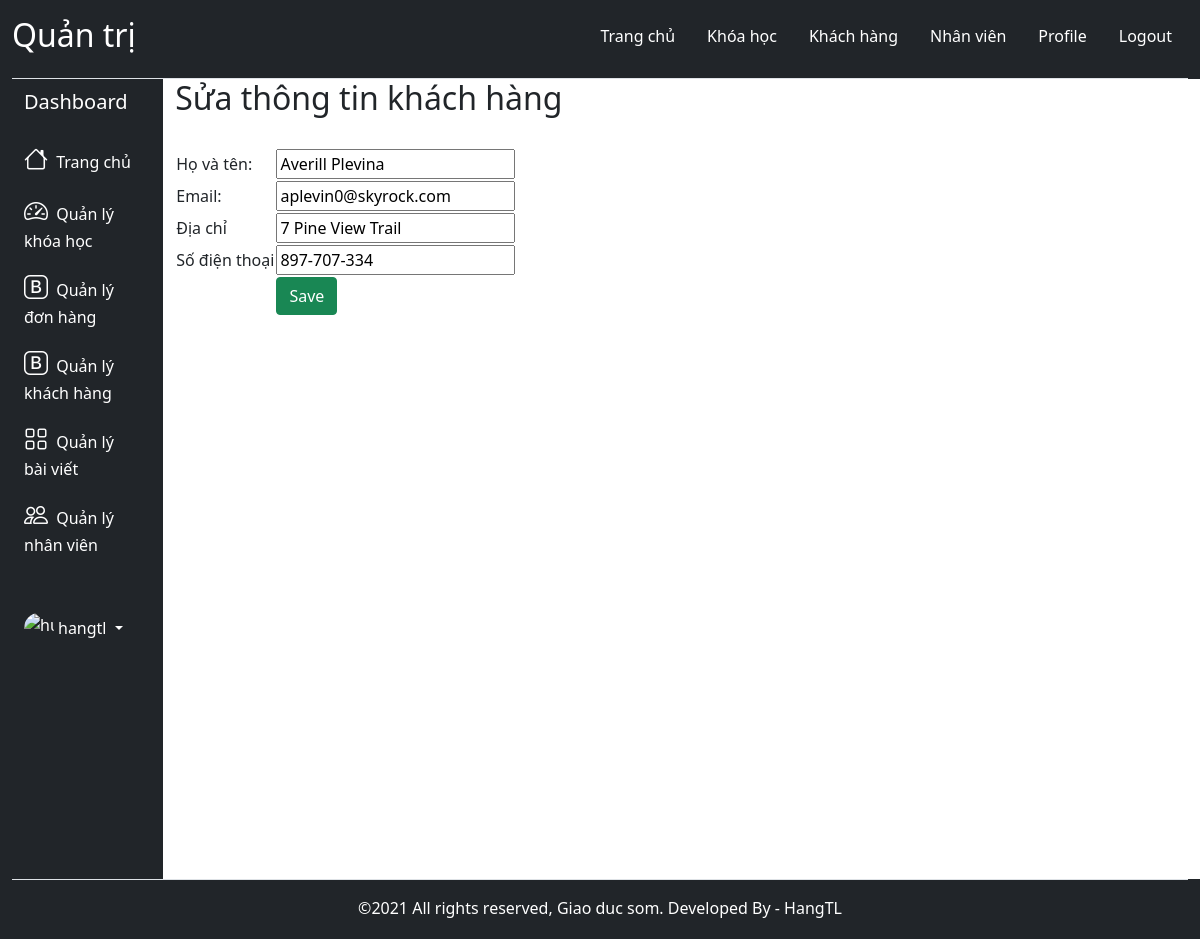
The app's page /admin/editCustomer.php?myid=1 (signed in) with its own data.
### tables this page shows
CREATE TABLE `tbl_customer` (
  `id_customer` int(10) UNSIGNED NOT NULL,
  `username` varchar(255) NOT NULL,
  `password` varchar(255) NOT NULL,
  `fullname` varchar(255) NOT NULL,
  `email` varchar(100) NOT NULL,
  `datebirth` date NOT NULL,
  `address` varchar(255) DEFAULT NULL,
  `phone` varchar(11) DEFAULT NULL,
  `bigold` int(10) DEFAULT NULL
);

### admin/editCustomer.php (the view, shortened to what this page needs)
<?php
    include('connection.php');
    include("templates/header.php");
?>
    <?php
        $id     = $_GET['myid'];
        $sql    = "SELECT * from tbl_customer where id_customer={$id}";
        $query  = mysqli_query($conn,$sql);
        $row    = mysqli_fetch_assoc($query);
    ?>
            <form method="POST" action="">
            <h2 style="margin-bottom: 30px;">Sửa thông tin khách hàng</h2>
                <table>
                    <tr>
                        <td>Họ và tên: </td>
                        <td>
                            <input type="text" name="txtFullName" value="<?php echo $row['fullname']; ?>">
                        </td>
                    </tr>
                    <tr>
                        <td>Email: </td>
                        <td>
                            <input type="email" name="txtEmail" value="<?php echo $row['email']; ?>">
                        </td>
                    </tr>
                    <tr>
                        <td>Địa chỉ</td>
                        <td>
                            <input type="text" name="txtAddress" value="<?php echo $row['address']; ?>">
                        </td>
                    </tr>
                    <tr>
                        <td>Số điện thoại</td>
                        <td>
                            <input type="text" name="txtPhone" value="<?php echo $row['phone']; ?>">
                        </td>
                    </tr>
                    <tr>
                        <td></td>
                        <td>
                            <input type="submit" name="btnEditUser" value="Save" class="btn btn-success">
                        </td>
                    </tr>
                </table>
            </form>
    </main>
</div>
<?php
    include("templates/footer.php");
?>

### records on screen
tbl_customer: txtFullName "Averill Plevina", txtEmail "aplevin0@skyrock.com", txtAddress "7 Pine View Trail", txtPhone "897-707-334"

### other values on screen
$_SESSION['name'] "hangtl"
